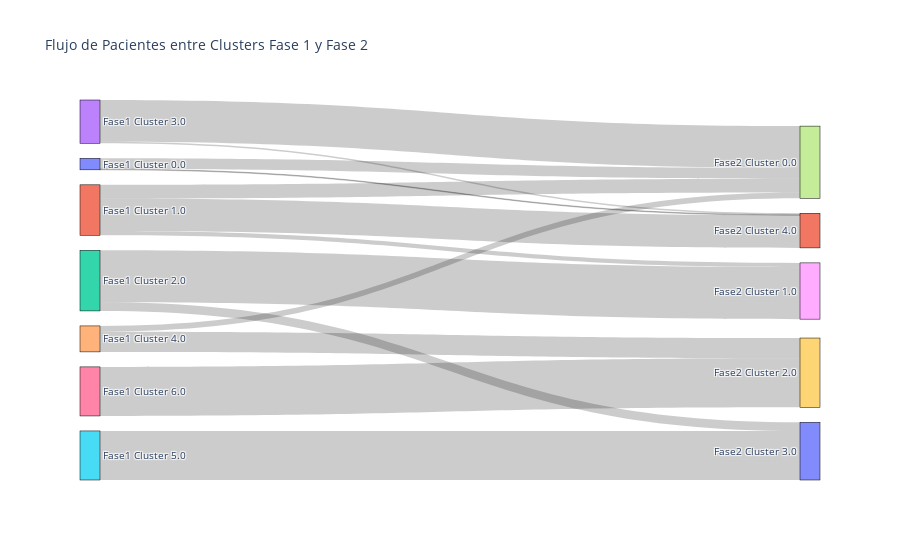

Notebook cell for this chart:
### Code cell
import plotly.graph_objects as go

df = df_temp

# Primero contamos las transiciones entre fase 1 -> fase 2
transitions_12 = df.groupby(['cluster_phase1', 'cluster_phase2']).size().reset_index(name='count')

# Crear las listas necesarias para el Sankey
max_phase1 = int(df['cluster_phase1'].max()) + 1
max_phase2 = int(df['cluster_phase2'].max()) + 1

# Para fase1 -> fase2
source_12 = transitions_12['cluster_phase1'].astype(int)
target_12 = transitions_12['cluster_phase2'].astype(int) + max_phase1  # desplazamos para no solaparlos
value_12 = transitions_12['count']

# Crear las etiquetas
labels = (
    [f'Fase1 Cluster {i}' for i in sorted(df['cluster_phase1'].dropna().unique())] +
    [f'Fase2 Cluster {i}' for i in sorted(df['cluster_phase2'].dropna().unique())] 
)

# Crear el diagrama de Sankey
fig = go.Figure(data=[go.Sankey(
    node = dict(
      pad = 15,
      thickness = 20,
      line = dict(color = "black", width = 0.5),
      label = labels
    ),
    link = dict(
      source = source_12,
      target = target_12,
      value = value_12
    ))])

fig.update_layout(title_text="Flujo de Pacientes entre Clusters Fase 1 y Fase 2", font_size=10)
fig.show()

### Figure 1 — Plotly figure (JSON) as saved in the notebook; plotly's stock layout.template omitted (floating-point values rounded to 4 significant figures)
{"data": [{"link": {"source": [0, 0, 1, 1, 1, 2, 2, 3, 3, 4, 4, 5, 6], "target": [7, 11, 7, 8, 11, 8, 10, 7, 11, 7, 9, 10, 9], "value": [15, 1, 19, 6, 45, 72, 12, 58, 2, 8, 28, 68, 68]}, "node": {"label": ["Fase1 Cluster 0.0", "Fase1 Cluster 1.0", "Fase1 Cluster 2.0", "Fase1 Cluster 3.0", "Fase1 Cluster 4.0", "Fase1 Cluster 5.0", "Fase1 Cluster 6.0", "Fase2 Cluster 0.0", "Fase2 Cluster 1.0", "Fase2 Cluster 2.0", "Fase2 Cluster 3.0", "Fase2 Cluster 4.0"], "line": {"color": "black", "width": 0.5}, "pad": 15, "thickness": 20}, "type": "sankey"}], "layout": {"font": {"size": 10}, "title": {"text": "Flujo de Pacientes entre Clusters Fase 1 y Fase 2"}}}
